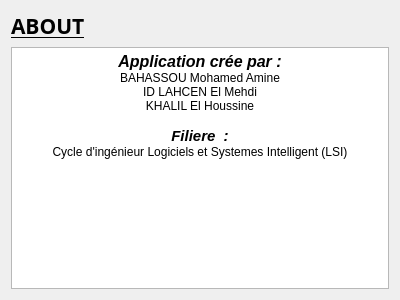
<?xml version="1.0" encoding="UTF-8"?>
<ui version="4.0">
 <class>about</class>
 <widget class="QDialog" name="about">
  <property name="geometry">
   <rect>
    <x>0</x>
    <y>0</y>
    <width>400</width>
    <height>300</height>
   </rect>
  </property>
  <property name="windowTitle">
   <string>About</string>
  </property>
  <property name="windowIcon">
   <iconset>
    <normaloff>img_file/about icon.png</normaloff>img_file/about icon.png</iconset>
  </property>
  <layout class="QGridLayout" name="gridLayout">
   <item row="0" column="0">
    <widget class="QLabel" name="label">
     <property name="font">
      <font>
       <family>Sitka Display</family>
      </font>
     </property>
     <property name="text">
      <string>&lt;html&gt;&lt;head/&gt;&lt;body&gt;&lt;p&gt;&lt;span style=&quot; font-size:16pt; font-weight:700; text-decoration: underline;&quot;&gt;ABOUT&lt;/span&gt;&lt;/p&gt;&lt;/body&gt;&lt;/html&gt;</string>
     </property>
    </widget>
   </item>
   <item row="1" column="0">
    <widget class="QTextBrowser" name="textBrowser">
     <property name="html">
      <string>&lt;!DOCTYPE HTML PUBLIC &quot;-//W3C//DTD HTML 4.0//EN&quot; &quot;http://www.w3.org/TR/REC-html40/strict.dtd&quot;&gt;
&lt;html&gt;&lt;head&gt;&lt;meta name=&quot;qrichtext&quot; content=&quot;1&quot; /&gt;&lt;meta charset=&quot;utf-8&quot; /&gt;&lt;style type=&quot;text/css&quot;&gt;
p, li { white-space: pre-wrap; }
hr { height: 1px; border-width: 0; }
li.unchecked::marker { content: &quot;\2610&quot;; }
li.checked::marker { content: &quot;\2612&quot;; }
&lt;/style&gt;&lt;/head&gt;&lt;body style=&quot; font-family:'Segoe UI'; font-size:9pt; font-weight:400; font-style:normal;&quot;&gt;
&lt;p align=&quot;center&quot; style=&quot; margin-top:0px; margin-bottom:0px; margin-left:0px; margin-right:0px; -qt-block-indent:0; text-indent:0px;&quot;&gt;&lt;span style=&quot; font-size:12pt; font-weight:700; font-style:italic;&quot;&gt;Application crée par :&lt;/span&gt;&lt;/p&gt;
&lt;p align=&quot;center&quot; style=&quot; margin-top:0px; margin-bottom:0px; margin-left:0px; margin-right:0px; -qt-block-indent:0; text-indent:0px;&quot;&gt;BAHASSOU Mohamed Amine&lt;/p&gt;
&lt;p align=&quot;center&quot; style=&quot; margin-top:0px; margin-bottom:0px; margin-left:0px; margin-right:0px; -qt-block-indent:0; text-indent:0px;&quot;&gt;ID LAHCEN El Mehdi&lt;/p&gt;
&lt;p align=&quot;center&quot; style=&quot; margin-top:0px; margin-bottom:0px; margin-left:0px; margin-right:0px; -qt-block-indent:0; text-indent:0px;&quot;&gt;KHALIL El Houssine&lt;/p&gt;
&lt;p align=&quot;center&quot; style=&quot;-qt-paragraph-type:empty; margin-top:0px; margin-bottom:0px; margin-left:0px; margin-right:0px; -qt-block-indent:0; text-indent:0px;&quot;&gt;&lt;br /&gt;&lt;/p&gt;
&lt;p align=&quot;center&quot; style=&quot; margin-top:0px; margin-bottom:0px; margin-left:0px; margin-right:0px; -qt-block-indent:0; text-indent:0px;&quot;&gt;&lt;span style=&quot; font-size:11pt; font-weight:700; font-style:italic;&quot;&gt;Filiere  :&lt;/span&gt;&lt;/p&gt;
&lt;p align=&quot;center&quot; style=&quot; margin-top:0px; margin-bottom:0px; margin-left:0px; margin-right:0px; -qt-block-indent:0; text-indent:0px;&quot;&gt;Cycle d'ingénieur Logiciels et Systemes Intelligent (LSI)&lt;/p&gt;
&lt;p align=&quot;center&quot; style=&quot;-qt-paragraph-type:empty; margin-top:0px; margin-bottom:0px; margin-left:0px; margin-right:0px; -qt-block-indent:0; text-indent:0px;&quot;&gt;&lt;br /&gt;&lt;/p&gt;
&lt;p align=&quot;center&quot; style=&quot;-qt-paragraph-type:empty; margin-top:0px; margin-bottom:0px; margin-left:0px; margin-right:0px; -qt-block-indent:0; text-indent:0px; font-size:11pt; font-weight:700; font-style:italic;&quot;&gt;&lt;br /&gt;&lt;/p&gt;&lt;/body&gt;&lt;/html&gt;</string>
     </property>
    </widget>
   </item>
  </layout>
 </widget>
 <resources/>
 <connections/>
</ui>
